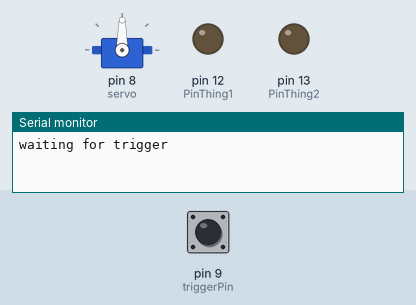
A sketch run on a simulated Arduino Uno, built with avr-gcc and run on an emulated ATmega328P. On the bench: servo, output pins drawn as LEDs (lit = HIGH), the last lines printed to the serial monitor. The inputs (shaded band) are chosen by the test bench; at power-on: pin 9 (triggerPin) HIGH.

Above: at 1.2 s.
1.3 s: pin 9 (triggerPin) pulled LOW for 0.15 s
At 6.2 s:
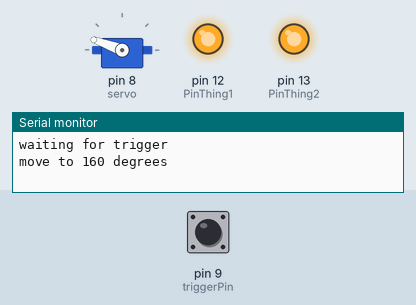
At 15.4 s:
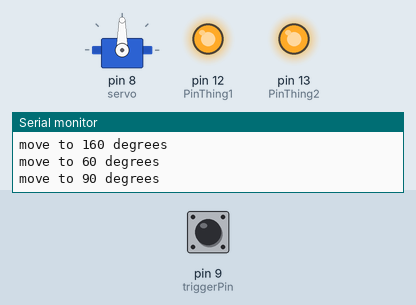
Timing chart, 0 to 19.3 s (numbered marks = the images above; inputs shaded):
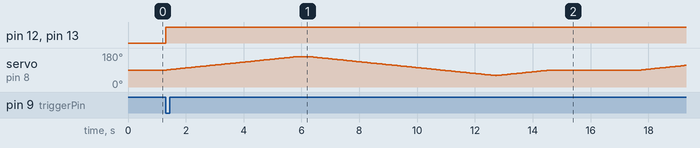

The sketch:

ServoAnimatronic2.ino
```cpp
#include <VarSpeedServo.h>

VarSpeedServo servo;
# define PinThing1       12
# define PinThing2       13
boolean deviceOn = false;
enum states
{
  WAIT_FOR_TRIGGER,
  MOVE_TO_160_DEGREES,
  WAIT1,
  MOVE_TO_60_DEGREES,
  WAIT2,
  WAIT3,
  MOVE_TO_90_DEGREES,
};

const unsigned long wait1Period = 5000;
const unsigned long wait2Period = 5000;
const unsigned long wait3Period = 5000;
const unsigned long movementPeriod = 30000;
unsigned long currentTime;
unsigned long shortPeriodStartTime;
unsigned long movementPeriodStartTime;

byte currentState = WAIT_FOR_TRIGGER;
const byte triggerPin = 9;
const int servoPin = 8;
int pos = 90;
void setup()
{
  Serial.begin(115200);
  pinMode(triggerPin, INPUT_PULLUP);
  Serial.println("waiting for trigger");
  servo.attach(8);
  digitalWrite (PinThing1,    LOW);
  pinMode(PinThing2, OUTPUT);
  pinMode(PinThing1, OUTPUT);

}
// -----------------------------------------------------------------------------
struct Timer {
  byte           pin;
  unsigned long  duration;
  bool           on;
};

Timer timers [] = {
  { PinThing1, 30000 },
  { PinThing2,    30000 }
};

#define N_TIMERS    (sizeof(timers)/sizeof(Timer))

// -----------------------------------------------------------------------------
void loop()
{
  static unsigned long msecLst;
  unsigned long msec = millis ();

  // enable timed outputs
  if ((digitalRead(triggerPin) == LOW) && (deviceOn == false))  {
    deviceOn = true;
    msecLst = msec;
    for (unsigned n = 0; n < N_TIMERS; n++)  {
      timers [n].on = true;
      digitalWrite (timers [n].pin, HIGH);
    }
  }

  // turn off timed outputs when duration expired
  Timer *t = timers;
  for (unsigned n = 0; n < N_TIMERS; n++, t++)  {
    if (t->on && (msec - msecLst) > t->duration)  {
      digitalWrite (t->pin, LOW);
      t->on = false;
    }
  }


  currentTime = millis();
  switch (currentState)
  {
    case WAIT_FOR_TRIGGER:
      if ((digitalRead(triggerPin) == LOW) && (deviceOn == false))
      {
        currentState = MOVE_TO_160_DEGREES;
        movementPeriodStartTime = currentTime;
      }
      break;
    case MOVE_TO_160_DEGREES:
      Serial.println("move to 160 degrees");
      servo.write(160, 10, true);
      shortPeriodStartTime = currentTime;
      currentState = WAIT1;

      break;
    case WAIT1:
    deviceOn = true;
      if (currentTime - shortPeriodStartTime >= wait1Period)
      {
        currentState = MOVE_TO_60_DEGREES;
      }
      checkMovementPeriod();
      break;
    case MOVE_TO_60_DEGREES:
      Serial.println("move to 60 degrees");
      servo.write(60, 10, true);
      shortPeriodStartTime = currentTime;
      currentState = WAIT3;
      break;
    case WAIT3:
      if (currentTime - shortPeriodStartTime >= wait3Period)
      {
        currentState = MOVE_TO_90_DEGREES;
      }
      checkMovementPeriod();
      break;
    case MOVE_TO_90_DEGREES:
      Serial.println("move to 90 degrees");
      servo.write(90, 10, true);
      shortPeriodStartTime = currentTime;
      currentState = WAIT2;
      break;
    case WAIT2:
    deviceOn = true;
      if (currentTime - shortPeriodStartTime >= wait1Period)
      {
        currentState = MOVE_TO_160_DEGREES;
      }
      checkMovementPeriod();

      break;

  };

}


void checkMovementPeriod()
{
  if (currentTime - movementPeriodStartTime >= movementPeriod)
  {deviceOn = false;
    Serial.println("movement  period ended");
    Serial.println("waiting for trigger");
    currentState = WAIT_FOR_TRIGGER;
  }
}
```

Measured:
- after the input at 1.3 s, pin 12 (PinThing1), pin 13 (PinThing2): LOW → HIGH at once
